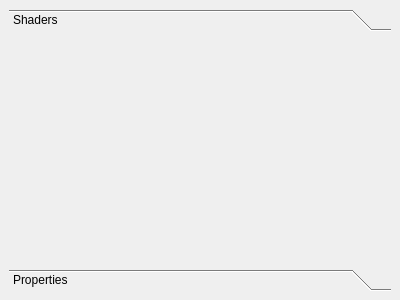
<?xml version="1.0" encoding="UTF-8"?>
<ui version="4.0">
 <class>ToolBox</class>
 <widget class="QDockWidget" name="ToolBox">
  <property name="geometry">
   <rect>
    <x>0</x>
    <y>0</y>
    <width>400</width>
    <height>300</height>
   </rect>
  </property>
  <property name="windowTitle">
   <string>Object Details</string>
  </property>
  <widget class="QWidget" name="dockWidgetContents">
   <layout class="QHBoxLayout" name="horizontalLayout">
    <item>
     <widget class="QToolBox" name="toolBox">
      <property name="currentIndex">
       <number>0</number>
      </property>
      <widget class="QWidget" name="page">
       <property name="geometry">
        <rect>
         <x>0</x>
         <y>0</y>
         <width>382</width>
         <height>201</height>
        </rect>
       </property>
       <attribute name="label">
        <string>Shaders</string>
       </attribute>
      </widget>
      <widget class="QWidget" name="page_2">
       <property name="geometry">
        <rect>
         <x>0</x>
         <y>0</y>
         <width>382</width>
         <height>201</height>
        </rect>
       </property>
       <attribute name="label">
        <string>Properties</string>
       </attribute>
      </widget>
     </widget>
    </item>
   </layout>
  </widget>
 </widget>
 <resources/>
 <connections/>
</ui>
